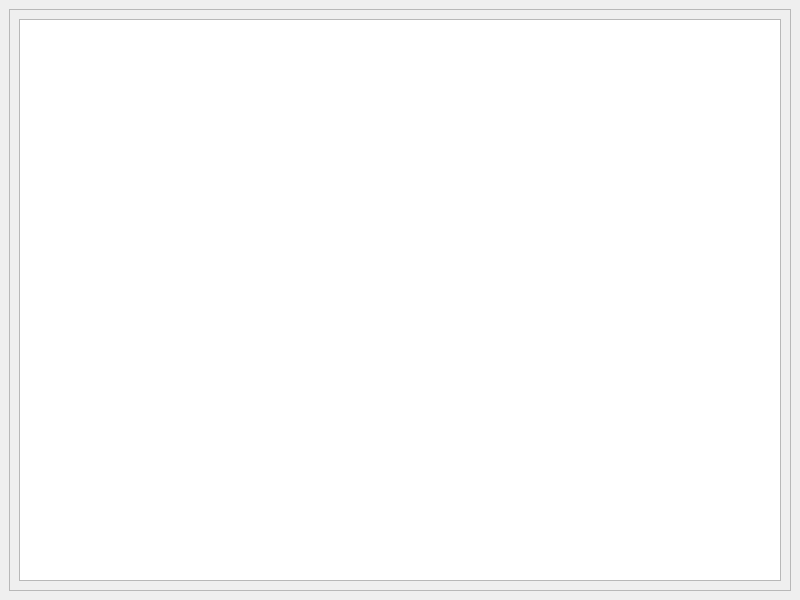
<?xml version="1.0" encoding="UTF-8"?>
<ui version="4.0">
 <class>MainWindow</class>
 <widget class="QMainWindow" name="MainWindow">
  <property name="geometry">
   <rect>
    <x>0</x>
    <y>0</y>
    <width>800</width>
    <height>600</height>
   </rect>
  </property>
  <property name="windowTitle">
   <string>Guide</string>
  </property>
  <widget class="QWidget" name="centralwidget">
   <layout class="QGridLayout" name="gridLayout">
    <item row="0" column="0">
     <widget class="QFrame" name="frame">
      <property name="frameShape">
       <enum>QFrame::StyledPanel</enum>
      </property>
      <property name="frameShadow">
       <enum>QFrame::Raised</enum>
      </property>
      <layout class="QGridLayout" name="gridLayout_2">
       <item row="0" column="0">
        <widget class="QTreeView" name="treeView"/>
       </item>
      </layout>
     </widget>
    </item>
   </layout>
  </widget>
 </widget>
 <resources/>
 <connections/>
</ui>
